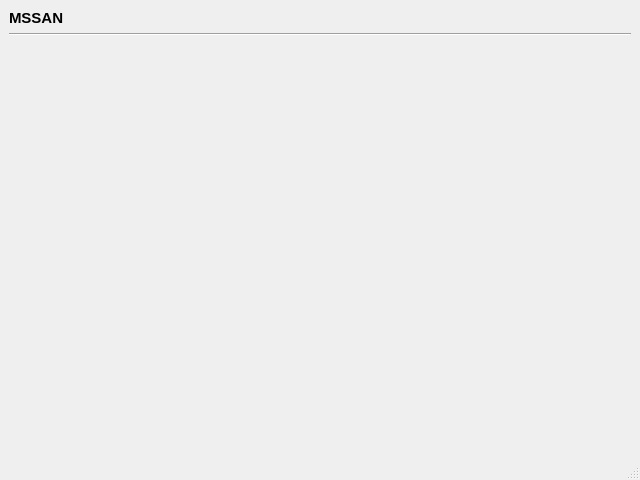
<?xml version="1.0" encoding="UTF-8"?>
<ui version="4.0">
 <class>DedupMainWindow</class>
 <widget class="QMainWindow" name="DedupMainWindow">
  <property name="geometry">
   <rect>
    <x>0</x>
    <y>0</y>
    <width>640</width>
    <height>480</height>
   </rect>
  </property>
  <property name="windowTitle">
   <string>MSSAN Deduplication Analyser</string>
  </property>
  <property name="windowIcon">
   <iconset resource="../../lifestuff/resources/resources.qrc">
    <normaloff>:/icons/32/ms_icon_blue.png</normaloff>:/icons/32/ms_icon_blue.png</iconset>
  </property>
  <property name="styleSheet">
   <string notr="true"/>
  </property>
  <widget class="QWidget" name="centralwidget">
   <layout class="QVBoxLayout" name="verticalLayout_3">
    <item>
     <layout class="QVBoxLayout" name="verticalLayout">
      <item>
       <widget class="QLabel" name="label">
        <property name="font">
         <font>
          <pointsize>11</pointsize>
          <weight>75</weight>
          <bold>true</bold>
          <kerning>true</kerning>
         </font>
        </property>
        <property name="text">
         <string>MSSAN</string>
        </property>
       </widget>
      </item>
      <item>
       <widget class="Line" name="line">
        <property name="orientation">
         <enum>Qt::Horizontal</enum>
        </property>
       </widget>
      </item>
     </layout>
    </item>
    <item>
     <layout class="QVBoxLayout" name="verticalLayout_2">
      <item>
       <widget class="QStackedWidget" name="stackedWidget">
        <property name="currentIndex">
         <number>1</number>
        </property>
        <widget class="QWidget" name="page"/>
        <widget class="QWidget" name="page_2"/>
       </widget>
      </item>
     </layout>
    </item>
   </layout>
  </widget>
  <widget class="QMenuBar" name="menubar">
   <property name="geometry">
    <rect>
     <x>0</x>
     <y>0</y>
     <width>640</width>
     <height>26</height>
    </rect>
   </property>
  </widget>
  <widget class="QStatusBar" name="statusbar"/>
 </widget>
 <resources>
  <include location="../../lifestuff/resources/resources.qrc"/>
 </resources>
 <connections/>
</ui>
